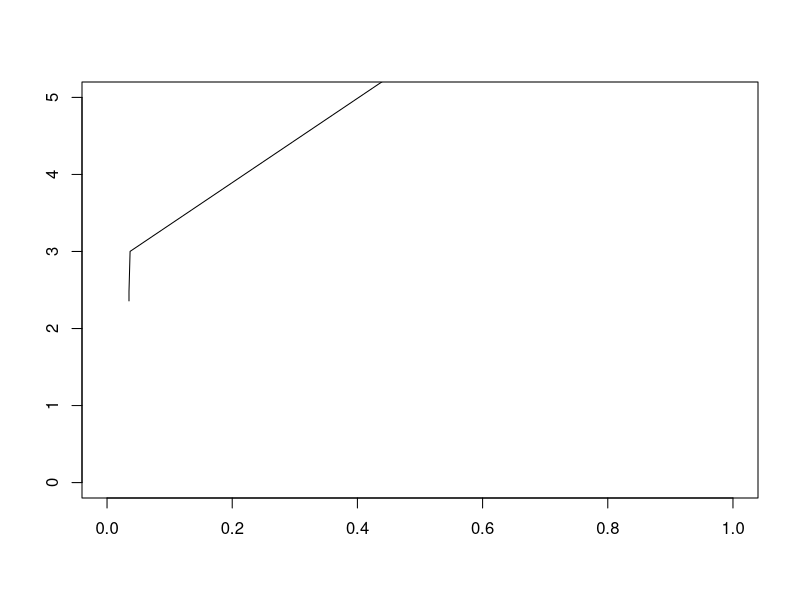
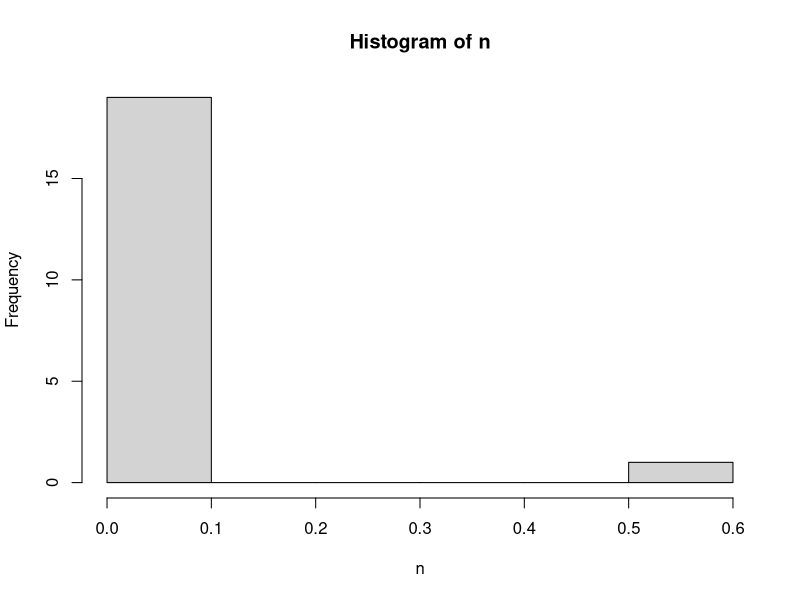

These figures' R source, in order:
fractal = function(start, reps, expo){
n = matrix(nrow = 1, ncol = reps)
i = 1
n[,i] = ((start*2/4 + 5) / sin(39))/exp(expo)
  for (i in seq_along(2:reps)){
      if(i < reps) n[,i+1] = ((n[,i]*2/4 + 5) / sin(39))/exp(expo)
      else {
        break
      }
      
  }
return(n) 
}
{n = fractal(143,20, 5)
n1 = fractal(20,20, 1)
n2 = fractal(143,2000, 0)
#plot(density(n))

plot(1, type="n", xlab="", ylab="", xlim=c(0,1), ylim=c(0,5))
points(n,n1, type = "l")
points(n1, type = "l")
points(n2,n2, type = "l")}

hist(n)



